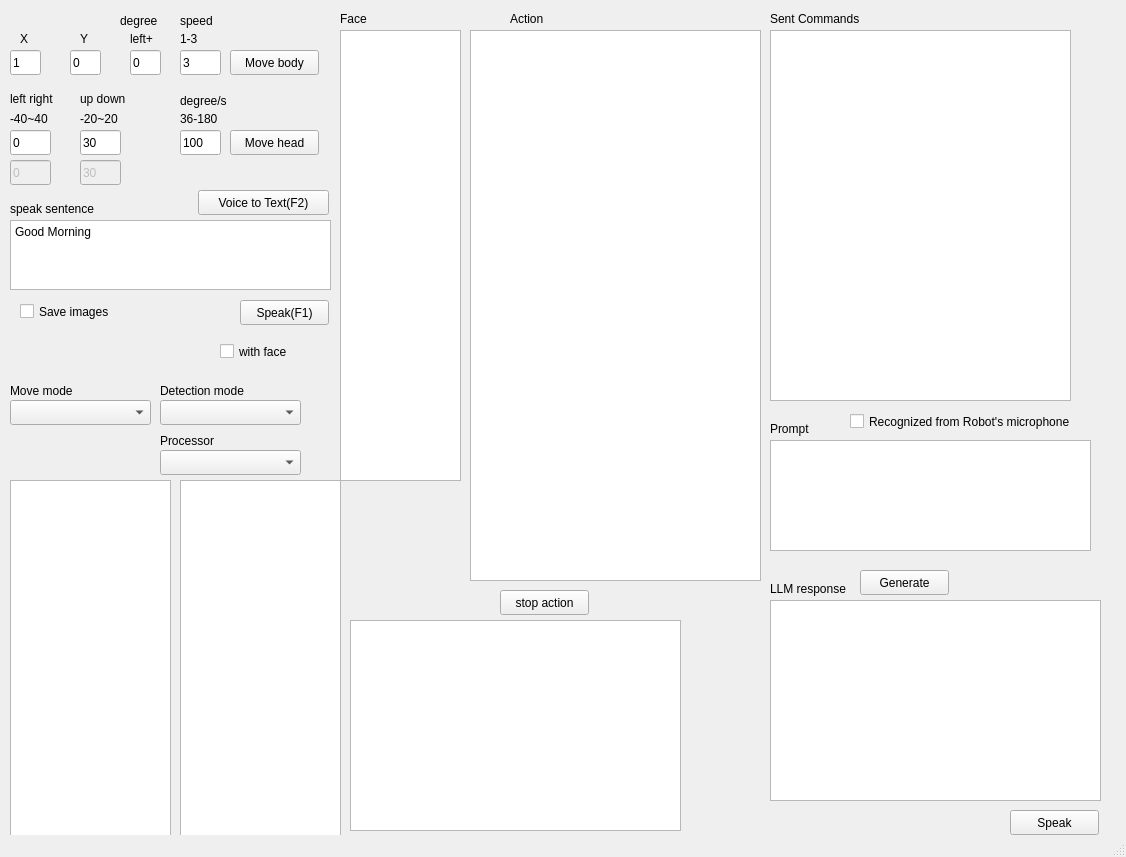
<?xml version="1.0" encoding="UTF-8"?>
<ui version="4.0">
 <class>MainWindow</class>
 <widget class="QMainWindow" name="MainWindow">
  <property name="enabled">
   <bool>true</bool>
  </property>
  <property name="geometry">
   <rect>
    <x>0</x>
    <y>0</y>
    <width>1126</width>
    <height>857</height>
   </rect>
  </property>
  <property name="windowTitle">
   <string>MainWindow</string>
  </property>
  <widget class="QWidget" name="centralwidget">
   <widget class="QPlainTextEdit" name="plainTextEdit_speak">
    <property name="geometry">
     <rect>
      <x>10</x>
      <y>220</y>
      <width>321</width>
      <height>70</height>
     </rect>
    </property>
    <property name="plainText">
     <string>Good Morning</string>
    </property>
   </widget>
   <widget class="QPushButton" name="pushButton_movebody">
    <property name="geometry">
     <rect>
      <x>230</x>
      <y>50</y>
      <width>89</width>
      <height>25</height>
     </rect>
    </property>
    <property name="text">
     <string>Move body</string>
    </property>
   </widget>
   <widget class="QPushButton" name="pushButton_movehead">
    <property name="geometry">
     <rect>
      <x>230</x>
      <y>130</y>
      <width>89</width>
      <height>25</height>
     </rect>
    </property>
    <property name="text">
     <string>Move head</string>
    </property>
   </widget>
   <widget class="QPushButton" name="pushButton_speak">
    <property name="geometry">
     <rect>
      <x>240</x>
      <y>300</y>
      <width>89</width>
      <height>25</height>
     </rect>
    </property>
    <property name="text">
     <string>Speak(F1)</string>
    </property>
   </widget>
   <widget class="QLabel" name="label">
    <property name="geometry">
     <rect>
      <x>10</x>
      <y>200</y>
      <width>121</width>
      <height>17</height>
     </rect>
    </property>
    <property name="text">
     <string>speak sentence</string>
    </property>
   </widget>
   <widget class="QLabel" name="label_2">
    <property name="geometry">
     <rect>
      <x>20</x>
      <y>30</y>
      <width>16</width>
      <height>17</height>
     </rect>
    </property>
    <property name="text">
     <string>X</string>
    </property>
   </widget>
   <widget class="QLabel" name="label_3">
    <property name="geometry">
     <rect>
      <x>80</x>
      <y>30</y>
      <width>21</width>
      <height>17</height>
     </rect>
    </property>
    <property name="text">
     <string>Y</string>
    </property>
   </widget>
   <widget class="QLabel" name="label_4">
    <property name="geometry">
     <rect>
      <x>120</x>
      <y>10</y>
      <width>51</width>
      <height>21</height>
     </rect>
    </property>
    <property name="text">
     <string>degree</string>
    </property>
   </widget>
   <widget class="QLabel" name="label_5">
    <property name="geometry">
     <rect>
      <x>180</x>
      <y>10</y>
      <width>41</width>
      <height>21</height>
     </rect>
    </property>
    <property name="text">
     <string>speed</string>
    </property>
   </widget>
   <widget class="QLabel" name="label_6">
    <property name="geometry">
     <rect>
      <x>10</x>
      <y>90</y>
      <width>51</width>
      <height>17</height>
     </rect>
    </property>
    <property name="text">
     <string>left right</string>
    </property>
   </widget>
   <widget class="QLabel" name="label_7">
    <property name="geometry">
     <rect>
      <x>80</x>
      <y>90</y>
      <width>51</width>
      <height>17</height>
     </rect>
    </property>
    <property name="text">
     <string>up down</string>
    </property>
   </widget>
   <widget class="QLabel" name="label_8">
    <property name="geometry">
     <rect>
      <x>180</x>
      <y>90</y>
      <width>61</width>
      <height>21</height>
     </rect>
    </property>
    <property name="text">
     <string>degree/s</string>
    </property>
   </widget>
   <widget class="QListView" name="listView_FacialExpressions">
    <property name="geometry">
     <rect>
      <x>340</x>
      <y>30</y>
      <width>121</width>
      <height>451</height>
     </rect>
    </property>
   </widget>
   <widget class="QLineEdit" name="lineEdit_x">
    <property name="geometry">
     <rect>
      <x>10</x>
      <y>50</y>
      <width>31</width>
      <height>25</height>
     </rect>
    </property>
    <property name="text">
     <string>1</string>
    </property>
   </widget>
   <widget class="QLineEdit" name="lineEdit_y">
    <property name="geometry">
     <rect>
      <x>70</x>
      <y>50</y>
      <width>31</width>
      <height>25</height>
     </rect>
    </property>
    <property name="text">
     <string>0</string>
    </property>
   </widget>
   <widget class="QLineEdit" name="lineEdit_degree">
    <property name="geometry">
     <rect>
      <x>130</x>
      <y>50</y>
      <width>31</width>
      <height>25</height>
     </rect>
    </property>
    <property name="text">
     <string>0</string>
    </property>
   </widget>
   <widget class="QLineEdit" name="lineEdit_bodyspeed">
    <property name="geometry">
     <rect>
      <x>180</x>
      <y>50</y>
      <width>41</width>
      <height>25</height>
     </rect>
    </property>
    <property name="text">
     <string>3</string>
    </property>
   </widget>
   <widget class="QLineEdit" name="lineEdit_yaw">
    <property name="geometry">
     <rect>
      <x>10</x>
      <y>130</y>
      <width>41</width>
      <height>25</height>
     </rect>
    </property>
    <property name="text">
     <string>0</string>
    </property>
   </widget>
   <widget class="QLineEdit" name="lineEdit_pitch">
    <property name="geometry">
     <rect>
      <x>80</x>
      <y>130</y>
      <width>41</width>
      <height>25</height>
     </rect>
    </property>
    <property name="text">
     <string>30</string>
    </property>
   </widget>
   <widget class="QLineEdit" name="lineEdit_headspeed">
    <property name="geometry">
     <rect>
      <x>180</x>
      <y>130</y>
      <width>41</width>
      <height>25</height>
     </rect>
    </property>
    <property name="text">
     <string>100</string>
    </property>
   </widget>
   <widget class="QLabel" name="label_15">
    <property name="geometry">
     <rect>
      <x>10</x>
      <y>110</y>
      <width>51</width>
      <height>17</height>
     </rect>
    </property>
    <property name="text">
     <string>-40~40</string>
    </property>
   </widget>
   <widget class="QLabel" name="label_16">
    <property name="geometry">
     <rect>
      <x>80</x>
      <y>110</y>
      <width>51</width>
      <height>17</height>
     </rect>
    </property>
    <property name="text">
     <string>-20~20</string>
    </property>
   </widget>
   <widget class="QCheckBox" name="checkBox_withface">
    <property name="geometry">
     <rect>
      <x>220</x>
      <y>340</y>
      <width>92</width>
      <height>23</height>
     </rect>
    </property>
    <property name="text">
     <string>with face</string>
    </property>
    <property name="checked">
     <bool>false</bool>
    </property>
   </widget>
   <widget class="QLabel" name="label_17">
    <property name="geometry">
     <rect>
      <x>180</x>
      <y>110</y>
      <width>51</width>
      <height>17</height>
     </rect>
    </property>
    <property name="text">
     <string>36-180</string>
    </property>
   </widget>
   <widget class="QLabel" name="label_18">
    <property name="geometry">
     <rect>
      <x>180</x>
      <y>30</y>
      <width>31</width>
      <height>17</height>
     </rect>
    </property>
    <property name="text">
     <string>1-3</string>
    </property>
   </widget>
   <widget class="QLabel" name="label_19">
    <property name="geometry">
     <rect>
      <x>130</x>
      <y>30</y>
      <width>31</width>
      <height>17</height>
     </rect>
    </property>
    <property name="text">
     <string>left+</string>
    </property>
   </widget>
   <widget class="QComboBox" name="comboBox_MoveMode">
    <property name="geometry">
     <rect>
      <x>10</x>
      <y>400</y>
      <width>141</width>
      <height>25</height>
     </rect>
    </property>
   </widget>
   <widget class="QLabel" name="label_20">
    <property name="geometry">
     <rect>
      <x>10</x>
      <y>380</y>
      <width>81</width>
      <height>21</height>
     </rect>
    </property>
    <property name="text">
     <string>Move mode</string>
    </property>
   </widget>
   <widget class="QLabel" name="label_21">
    <property name="geometry">
     <rect>
      <x>340</x>
      <y>10</y>
      <width>91</width>
      <height>17</height>
     </rect>
    </property>
    <property name="text">
     <string>Face</string>
    </property>
   </widget>
   <widget class="QListView" name="listView_PredefinedAction">
    <property name="geometry">
     <rect>
      <x>470</x>
      <y>30</y>
      <width>291</width>
      <height>551</height>
     </rect>
    </property>
   </widget>
   <widget class="QLabel" name="label_22">
    <property name="geometry">
     <rect>
      <x>510</x>
      <y>10</y>
      <width>91</width>
      <height>17</height>
     </rect>
    </property>
    <property name="text">
     <string>Action</string>
    </property>
   </widget>
   <widget class="QPlainTextEdit" name="plainTextEdit_SentCommands">
    <property name="geometry">
     <rect>
      <x>770</x>
      <y>30</y>
      <width>301</width>
      <height>371</height>
     </rect>
    </property>
    <property name="readOnly">
     <bool>true</bool>
    </property>
    <property name="plainText">
     <string/>
    </property>
   </widget>
   <widget class="QLabel" name="label_23">
    <property name="geometry">
     <rect>
      <x>770</x>
      <y>10</y>
      <width>131</width>
      <height>17</height>
     </rect>
    </property>
    <property name="text">
     <string>Sent Commands</string>
    </property>
   </widget>
   <widget class="QLineEdit" name="lineEdit_yaw_now">
    <property name="enabled">
     <bool>false</bool>
    </property>
    <property name="geometry">
     <rect>
      <x>10</x>
      <y>160</y>
      <width>41</width>
      <height>25</height>
     </rect>
    </property>
    <property name="palette">
     <palette>
      <active>
       <colorrole role="Dark">
        <brush brushstyle="SolidPattern">
         <color alpha="255">
          <red>154</red>
          <green>153</green>
          <blue>150</blue>
         </color>
        </brush>
       </colorrole>
      </active>
      <inactive>
       <colorrole role="Dark">
        <brush brushstyle="SolidPattern">
         <color alpha="255">
          <red>154</red>
          <green>153</green>
          <blue>150</blue>
         </color>
        </brush>
       </colorrole>
      </inactive>
      <disabled>
       <colorrole role="Dark">
        <brush brushstyle="SolidPattern">
         <color alpha="255">
          <red>154</red>
          <green>153</green>
          <blue>150</blue>
         </color>
        </brush>
       </colorrole>
      </disabled>
     </palette>
    </property>
    <property name="text">
     <string>0</string>
    </property>
    <property name="readOnly">
     <bool>true</bool>
    </property>
   </widget>
   <widget class="QLineEdit" name="lineEdit_pitch_now">
    <property name="enabled">
     <bool>false</bool>
    </property>
    <property name="geometry">
     <rect>
      <x>80</x>
      <y>160</y>
      <width>41</width>
      <height>25</height>
     </rect>
    </property>
    <property name="palette">
     <palette>
      <active>
       <colorrole role="Dark">
        <brush brushstyle="SolidPattern">
         <color alpha="255">
          <red>154</red>
          <green>153</green>
          <blue>150</blue>
         </color>
        </brush>
       </colorrole>
      </active>
      <inactive>
       <colorrole role="Dark">
        <brush brushstyle="SolidPattern">
         <color alpha="255">
          <red>154</red>
          <green>153</green>
          <blue>150</blue>
         </color>
        </brush>
       </colorrole>
      </inactive>
      <disabled>
       <colorrole role="Dark">
        <brush brushstyle="SolidPattern">
         <color alpha="255">
          <red>154</red>
          <green>153</green>
          <blue>150</blue>
         </color>
        </brush>
       </colorrole>
      </disabled>
     </palette>
    </property>
    <property name="text">
     <string>30</string>
    </property>
    <property name="readOnly">
     <bool>true</bool>
    </property>
   </widget>
   <widget class="QPushButton" name="pushButton_stop_action">
    <property name="geometry">
     <rect>
      <x>500</x>
      <y>590</y>
      <width>89</width>
      <height>25</height>
     </rect>
    </property>
    <property name="text">
     <string>stop action</string>
    </property>
   </widget>
   <widget class="QPushButton" name="pushButton_voice_to_text">
    <property name="geometry">
     <rect>
      <x>198</x>
      <y>190</y>
      <width>131</width>
      <height>25</height>
     </rect>
    </property>
    <property name="text">
     <string>Voice to Text(F2)</string>
    </property>
   </widget>
   <widget class="QListView" name="listView_Sentence1">
    <property name="geometry">
     <rect>
      <x>10</x>
      <y>480</y>
      <width>161</width>
      <height>361</height>
     </rect>
    </property>
   </widget>
   <widget class="QListView" name="listView_Sentence2">
    <property name="geometry">
     <rect>
      <x>180</x>
      <y>480</y>
      <width>161</width>
      <height>361</height>
     </rect>
    </property>
   </widget>
   <widget class="QListView" name="listView_Sentence3">
    <property name="geometry">
     <rect>
      <x>350</x>
      <y>620</y>
      <width>331</width>
      <height>211</height>
     </rect>
    </property>
   </widget>
   <widget class="QCheckBox" name="checkBox_SaveImages">
    <property name="geometry">
     <rect>
      <x>20</x>
      <y>300</y>
      <width>111</width>
      <height>23</height>
     </rect>
    </property>
    <property name="text">
     <string>Save images</string>
    </property>
    <property name="checked">
     <bool>false</bool>
    </property>
   </widget>
   <widget class="QLabel" name="label_24">
    <property name="geometry">
     <rect>
      <x>160</x>
      <y>380</y>
      <width>111</width>
      <height>21</height>
     </rect>
    </property>
    <property name="text">
     <string>Detection mode</string>
    </property>
   </widget>
   <widget class="QComboBox" name="comboBox_DetectionMode">
    <property name="geometry">
     <rect>
      <x>160</x>
      <y>400</y>
      <width>141</width>
      <height>25</height>
     </rect>
    </property>
   </widget>
   <widget class="QLabel" name="label_25">
    <property name="geometry">
     <rect>
      <x>160</x>
      <y>430</y>
      <width>111</width>
      <height>21</height>
     </rect>
    </property>
    <property name="text">
     <string>Processor</string>
    </property>
   </widget>
   <widget class="QComboBox" name="comboBox_Processor">
    <property name="geometry">
     <rect>
      <x>160</x>
      <y>450</y>
      <width>141</width>
      <height>25</height>
     </rect>
    </property>
   </widget>
   <widget class="QCheckBox" name="checkBox_stream">
    <property name="geometry">
     <rect>
      <x>850</x>
      <y>410</y>
      <width>231</width>
      <height>23</height>
     </rect>
    </property>
    <property name="text">
     <string>Recognized from Robot's microphone</string>
    </property>
    <property name="checked">
     <bool>false</bool>
    </property>
   </widget>
   <widget class="QLabel" name="label_26">
    <property name="geometry">
     <rect>
      <x>770</x>
      <y>420</y>
      <width>51</width>
      <height>17</height>
     </rect>
    </property>
    <property name="text">
     <string>Prompt</string>
    </property>
   </widget>
   <widget class="QPlainTextEdit" name="plainTextEdit_received">
    <property name="geometry">
     <rect>
      <x>770</x>
      <y>440</y>
      <width>321</width>
      <height>111</height>
     </rect>
    </property>
    <property name="plainText">
     <string/>
    </property>
   </widget>
   <widget class="QPlainTextEdit" name="plainTextEdit_LLM_response">
    <property name="geometry">
     <rect>
      <x>770</x>
      <y>600</y>
      <width>331</width>
      <height>201</height>
     </rect>
    </property>
    <property name="plainText">
     <string/>
    </property>
   </widget>
   <widget class="QLabel" name="label_27">
    <property name="geometry">
     <rect>
      <x>770</x>
      <y>580</y>
      <width>121</width>
      <height>17</height>
     </rect>
    </property>
    <property name="text">
     <string>LLM response</string>
    </property>
   </widget>
   <widget class="QPushButton" name="pushButton_speak_2">
    <property name="geometry">
     <rect>
      <x>1010</x>
      <y>810</y>
      <width>89</width>
      <height>25</height>
     </rect>
    </property>
    <property name="text">
     <string>Speak</string>
    </property>
   </widget>
   <widget class="QPushButton" name="pushButton_generate_response">
    <property name="geometry">
     <rect>
      <x>860</x>
      <y>570</y>
      <width>89</width>
      <height>25</height>
     </rect>
    </property>
    <property name="text">
     <string>Generate</string>
    </property>
   </widget>
  </widget>
  <widget class="QStatusBar" name="statusbar"/>
 </widget>
 <resources/>
 <connections/>
</ui>
